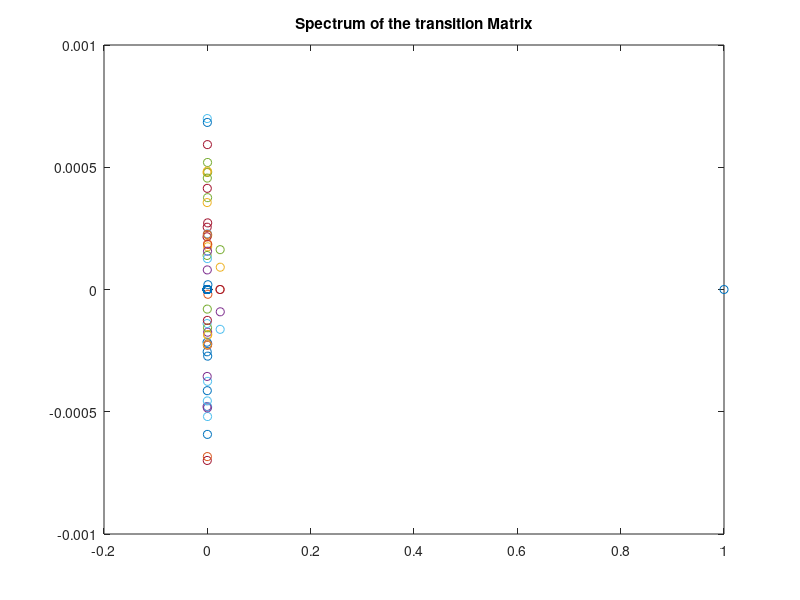

MATLAB code for this plot:
clear
clc
%%
data_1=load('2458_Base_200_300');
eigs_1=sort(abs(eig(data_1.MJLS.T)),'descend');
N=size(data_1.MJLS.T,1);

data_2=load('2458_CC_200_300.mat');
eigs_2=sort(abs(eig(data_2.MJLS.T)),'descend');

MJLS=data_1.MJLS;
%% Analyze probability dynamics
[U,eigs]=eig(MJLS.T);
figure
plot(eigs,'o')
title('Spectrum of the transition Matrix')
%% Compute the bound on the perturbation
pi_s=(1/sum(U(:,1)))*U(:,1);
T0=pi_s*ones(1,size(MJLS.T,1));
Delta_T=MJLS.T-T0;
eps_T=max(max(Delta_T))
Delta_T_1=norm(Delta_T,1)

